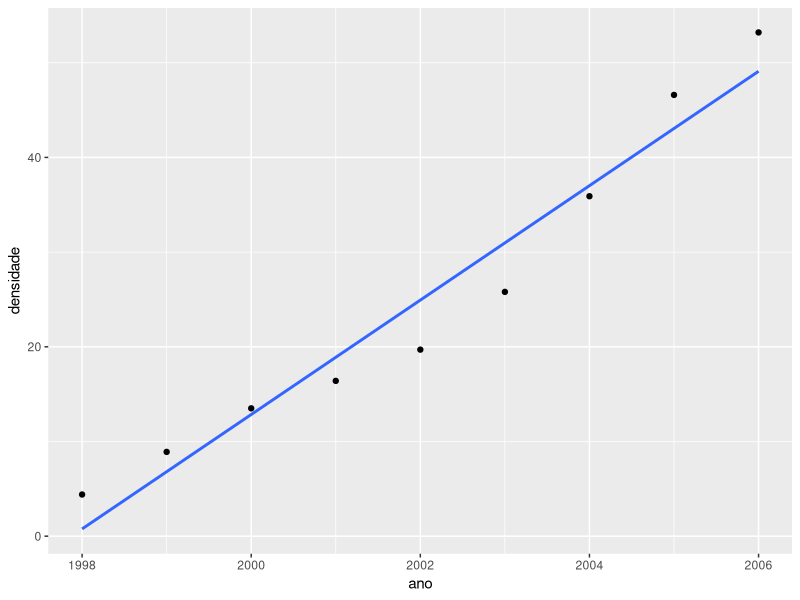
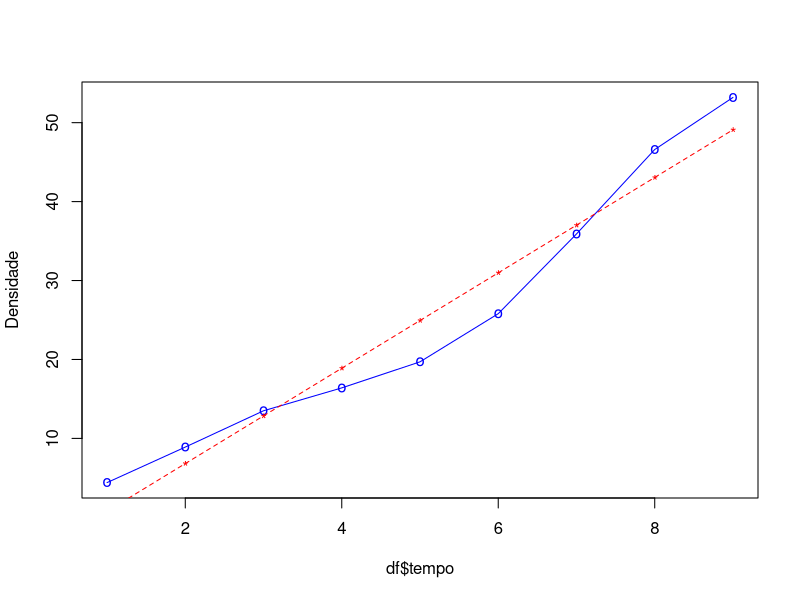
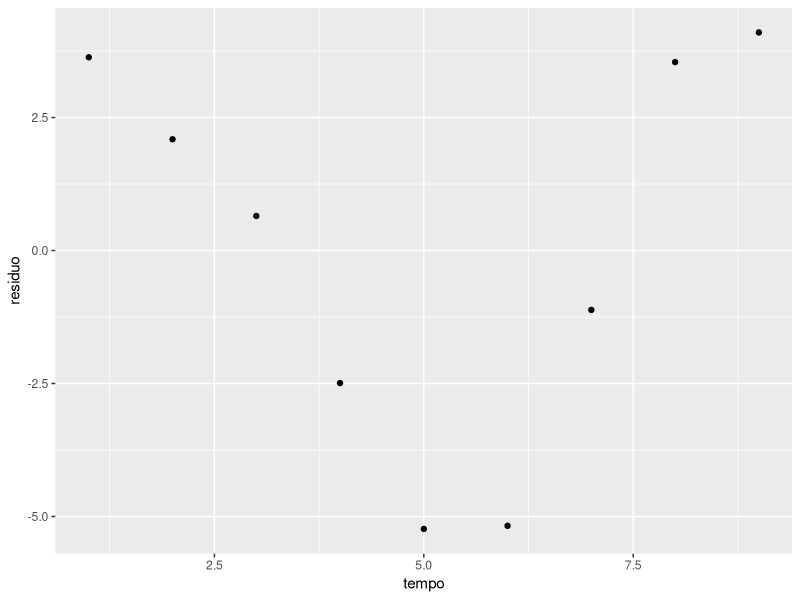
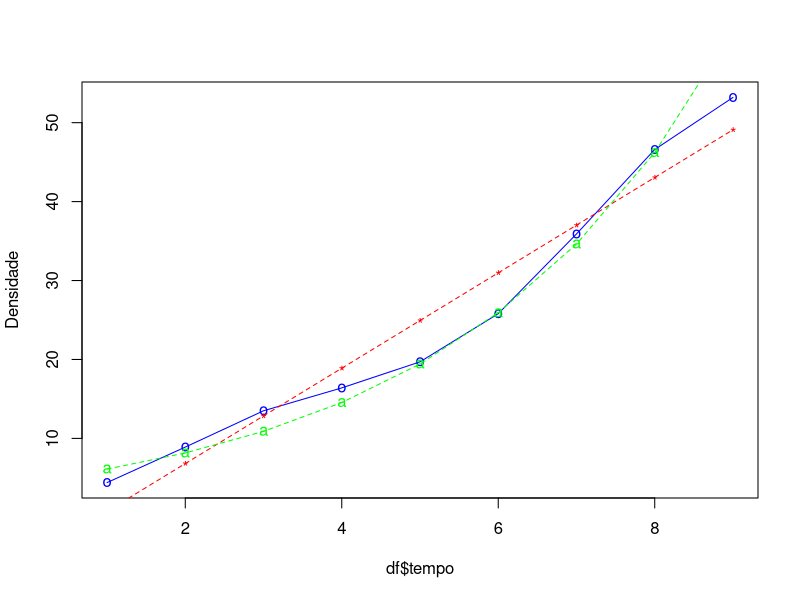
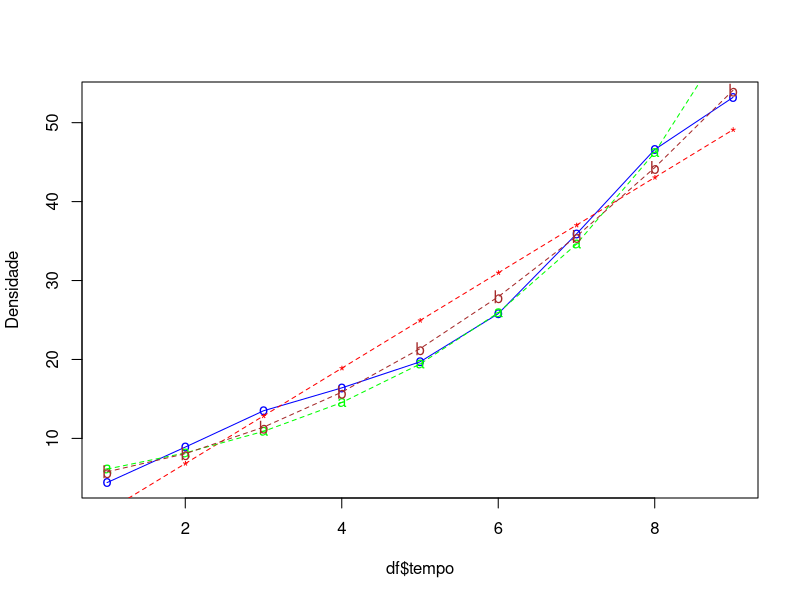

Source code (R) for these figures, in order:
## ---- chunk 1
knitr::opts_chunk$set(echo = TRUE)
## ---- chunk 2
library(ggplot2)
library(tidyverse)
## ---- chunk 3
# nao mostrar o numero na notacao cientifica (e+88888 ou e-88888)
options(scipen = 999)
## ---- chunk 4
densidade <- c(4.4,8.9,13.5,16.4,19.7,25.8,35.9,46.6,53.2)
ano <- c(1998:2006)
tempo <- c(1:9)

# data frame
df <- cbind(ano,tempo,densidade)
df <-as.data.frame(df)
df

## ---- chunk 5
# lm (linear model) e se (standard deviation = erro padrao)
g1 <- ggplot(df,aes(x=ano,y=densidade)) +
      geom_point() +
      geom_smooth(method = lm, se=FALSE)
g1
## ---- chunk 6
# Correlacao entre a densidade e o tempo
correlacao <- cor(df$ano, df$densidade)
correlacao
## ---- chunk 7
# regressao linear simples 
# linear model (lm) -> densidade = bo + b1*tempo (equacao do modelo)
modelo1 <- lm(df$densidade ~ df$tempo)
summary(modelo1)
## ---- chunk 8
df$previsao <- -5.2750 + 6.0417*df$tempo
df$residuo <- df$densidade - df$previsao

## ---- chunk 9
summary(df$residuo)
## ---- chunk 10
plot(df$tempo, df$densidade, type="o", col="blue", pch="o",
     ylab= "Densidade", lty=1)
points(df$tempo,df$previsao, col="red", pch="*")
lines(df$tempo,df$previsao,col="red", lty=2)
## ---- chunk 11
gres <- ggplot(df,aes(x=tempo,y=residuo)) +
        geom_point()
gres

## ---- chunk 12
df$lndensidade <- log(df$densidade)
## ---- chunk 13
modelo2 <- lm(df$lndensidade ~ df$tempo)
summary(modelo2)
## ---- chunk 14
df$previsto_ln <- exp(1.5206 + 0.2891*df$tempo)
## ---- chunk 15
plot(df$tempo, df$densidade, type="o", col="blue", pch="o",
     ylab= "Densidade", lty=1)
points(df$tempo,df$previsao, col="red", pch="*")
lines(df$tempo,df$previsao,col="red", lty=2)
points(df$tempo,df$previsto_ln, col="green", pch="a")
lines(df$tempo,df$previsto_ln,col="green", lty=2)

## ---- chunk 16
modelo3 <- lm(df$densidade ~ df$tempo + I(df$tempo^2))
summary(modelo3)
## ---- chunk 17
df$previsto_poli <- predict(modelo3)

## ---- chunk 18
plot(df$tempo, df$densidade, type="o", col="blue", pch="o",
     ylab= "Densidade", lty=1)
points(df$tempo,df$previsao, col="red", pch="*")
lines(df$tempo,df$previsao,col="red", lty=2)
points(df$tempo,df$previsto_ln, col="green", pch="a")
lines(df$tempo,df$previsto_ln,col="green", lty=2)
points(df$tempo,df$previsto_poli, col="brown", pch="b")
lines(df$tempo,df$previsto_poli,col="brown", lty=2)

